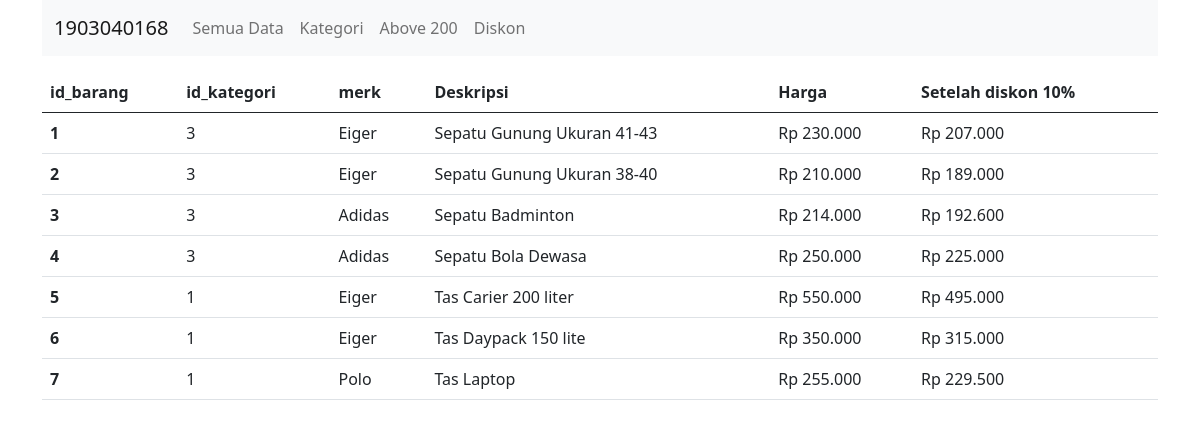
/diskon.php, run on the app's committed database.
### tables this page shows
CREATE TABLE `barang` (
  `id_barang` varchar(10) NOT NULL,
  `id_kategori` varchar(10) NOT NULL,
  `merk` varchar(50) NOT NULL,
  `deskripsi` text NOT NULL,
  `harga` int(20) NOT NULL
);

### diskon.php (the view)
<?php
require "header.php";
require "fungsi.php"; ?>
<table class="table">
    <thead>
        <tr>
            <th scope="col">id_barang</th>
            <th scope="col">id_kategori</th>
            <th scope="col">merk</th>
            <th scope="col">Deskripsi</th>
            <th scope="col">Harga</th>
            <th scope="col">Setelah diskon 10%</th>
        </tr>
    </thead>
    <tbody>
        <?php
        $i = 1;
        $data = mysqli_query($koneksi, "select * from barang where id_kategori != '2'");
        while ($row = mysqli_fetch_array($data)) { ?>
            <tr>
                <th scope="row"><?php echo $i++ ?></th>
                <td><?php echo $row['id_kategori'] ?></td>
                <td><?php echo $row['merk'] ?></td>
                <td><?php echo $row['deskripsi'] ?></td>
                <td><?php $harga = number_format($row['harga'], 0, ".", ".");
                    echo "Rp " . $harga ?></td>
                <td><?php $diskon = number_format(((int)$row['harga'] * 0.9), 0, ".", ".");
                    echo "Rp " . $diskon; ?></td>
            </tr>
        <?php } ?>
    </tbody>
</table>
<?php require "footer.php"; ?>

### data on the page
barang: id_kategori "3", merk "Eiger", deskripsi "Sepatu Gunung Ukuran 41-43", harga "230.000", harga "207.000"
barang: id_kategori "3", merk "Eiger", deskripsi "Sepatu Gunung Ukuran 38-40", harga "210.000", harga "189.000"
barang: id_kategori "3", merk "Adidas", deskripsi "Sepatu Badminton", harga "214.000", harga "192.600"
barang: id_kategori "3", merk "Adidas", deskripsi "Sepatu Bola Dewasa", harga "250.000", harga "225.000"
barang: id_kategori "1", merk "Eiger", deskripsi "Tas Carier 200 liter", harga "550.000", harga "495.000"
barang: id_kategori "1", merk "Eiger", deskripsi "Tas Daypack 150 lite", harga "350.000", harga "315.000"
barang: id_kategori "1", merk "Polo", deskripsi "Tas Laptop", harga "255.000", harga "229.500"
